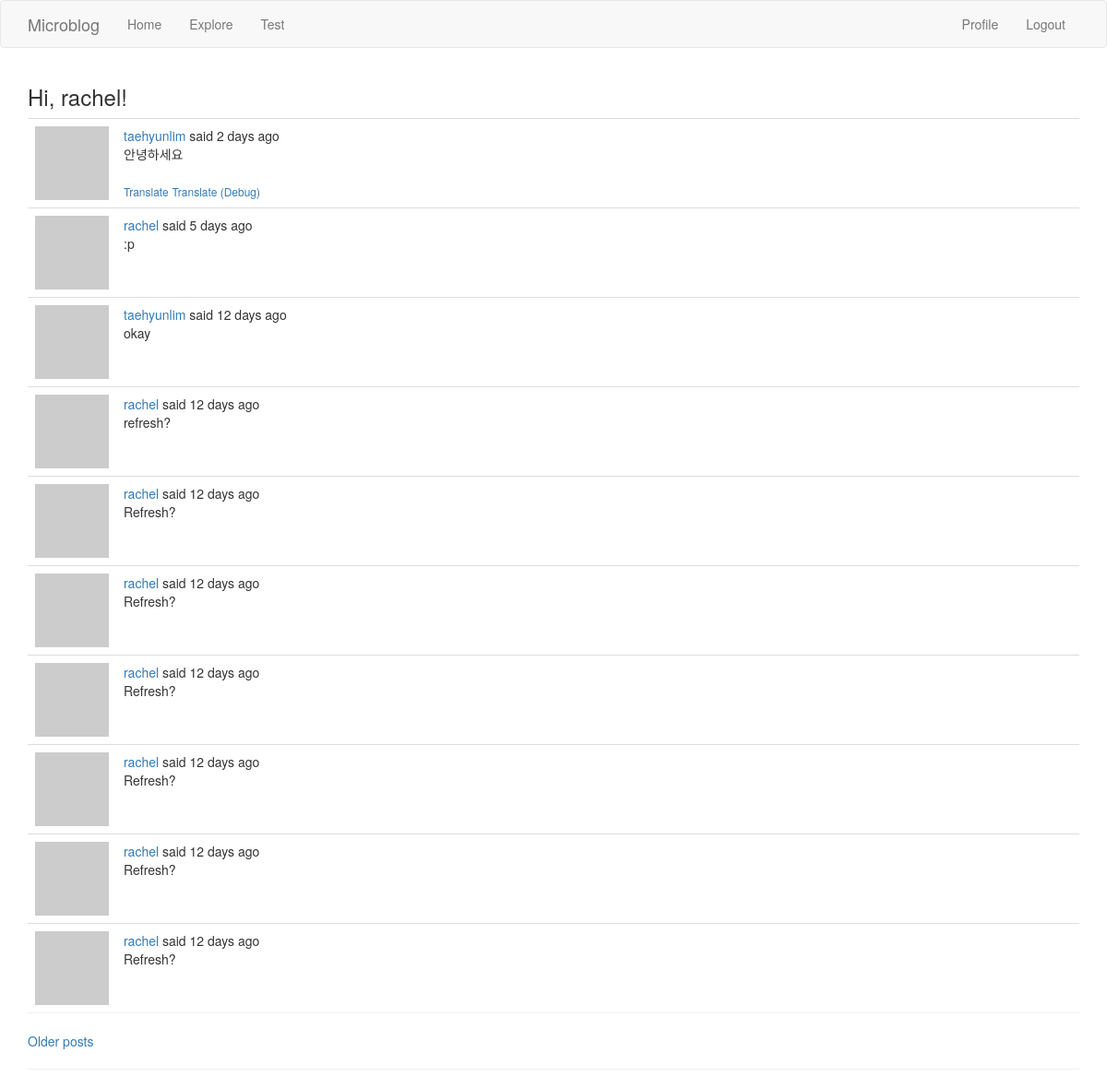
The page /explore (signed in) on the database as committed earlier.
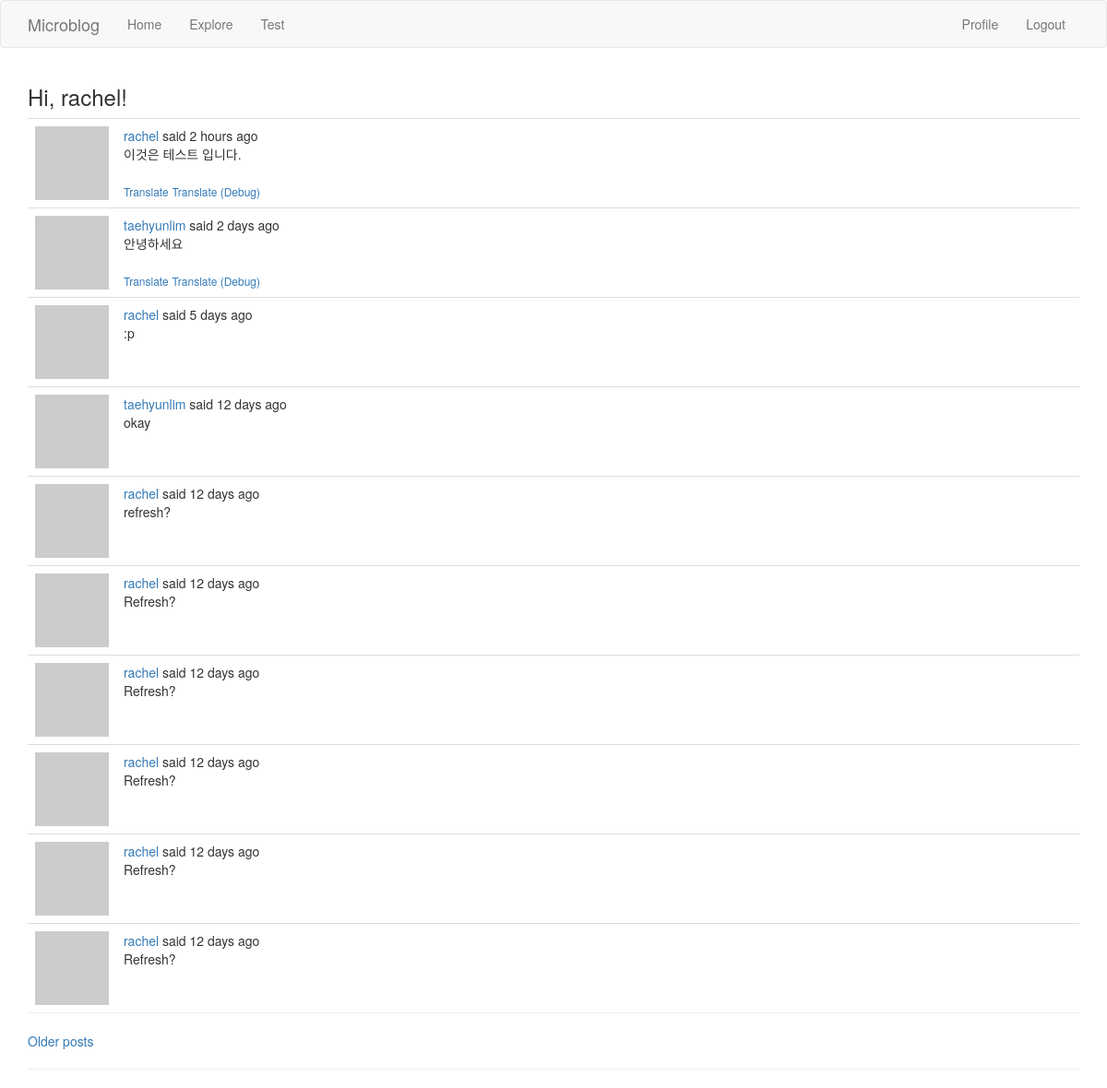
The same page on the database as committed later.
### app/models.py (models this page shows, shortened)
class User(UserMixin, db.Model):
    id = db.Column(db.Integer, primary_key=True)
    username = db.Column(db.String(64), index=True, unique=True)
    email = db.Column(db.String(120), index=True, unique=True)
    pw_hash = db.Column(db.String(128))
    about_me = db.Column(db.String(140))
    datetime_joined = db.Column(db.DateTime, default=datetime.utcnow)
    datetime_last_seen = db.Column(db.DateTime, default=datetime.utcnow)
    posts = db.relationship('Post', backref='author', lazy='dynamic')
    followed = db.relationship(
        'User', # Self-referential
        secondary=followers, # Association table defined above
        primaryjoin=(followers.c.follower_id == id), # How left-side entity is linked: User's `id` matches the `follower_id` field of the association table
        secondaryjoin=(followers.c.followed_id == id), # How the right-side entity (followed user) is linked.
        backref=db.backref('followers', lazy='dynamic'), # How this relationship will be accessed from the right-side entity (followed)
        lazy='dynamic' # `dynamic` sets up the query to not run until specifically requested
    )
    def avatar(self, size):
        digest = md5(self.email.lower().encode('utf-8')).hexdigest()
        return 'https://www.gravatar.com/avatar/{}?d=identicon&s={}'.format(digest, size)

class Post(db.Model):
    id = db.Column(db.Integer, primary_key=True)
    body = db.Column(db.String(140))
    timestamp = db.Column(db.DateTime, index=True, default=datetime.utcnow)
    user_id = db.Column(db.Integer, db.ForeignKey('user.id'))
    language = db.Column(db.String(5))

### app/routes.py (the view)
@application.route('/explore')
@login_required
def explore():
    page = request.args.get('page', 1, type=int)
    posts = Post.query.order_by(Post.timestamp.desc()).paginate(
        page, application.config['POSTS_PER_PAGE'], False)
    next_url = url_for('explore', page=posts.next_num) if posts.has_next else None
    prev_url = url_for('explore', page=posts.prev_num) if posts.has_prev else None
    return render_template('index.html', title='Explore', posts=posts.items, next_url=next_url, prev_url=prev_url)

### app/models.py (called while the page is built)
@login.user_loader
def load_user(id):
    return User.query.get(int(id))

### app/routes.py (called while the page is built)
@application.before_request
def before_request():
    if current_user.is_authenticated:
        current_user.datetime_last_seen = datetime.utcnow()
        db.session.commit()
    g.locale = str(get_locale())

### app/templates/index.html (shortened to what this page needs)
{% extends "base.html" %}
{% import 'bootstrap/wtf.html' as wtf %}
{% block app_content %}
  <h3>{{ _('Hi, %(username)s!', username=current_user.username) }}</h3>
  {% for post in posts %}
    {% include '_post.html' %}
  {% endfor %}
  <hr style="margin-top: 0 !important;">
  {% if next_url %}<a href="{{ next_url }}">Older posts</a>{% endif %}
{% endblock %}

### app/templates/base.html (shortened to what this page needs)
{% extends 'bootstrap/base.html' %}
{% block navbar %}
  <nav class="navbar navbar-default">
      <div class="container">
          <div class="navbar-header">
              <a class="navbar-brand" href="{{ url_for('index') }}">Microblog</a>
          </div>
          <div class="collapse navbar-collapse" id="bs-example-navbar-collapse-1">
              <ul class="nav navbar-nav">
                  <li><a href="{{ url_for('index') }}">Home</a></li>
                  <li><a href="{{ url_for('explore') }}">Explore</a></li>
                  <li><a href="{{ url_for('test') }}">Test</a></li>
              </ul>
              <ul class="nav navbar-nav navbar-right">
                  {% if current_user.is_anonymous %}
                  <li><a href="{{ url_for('login') }}">Login</a></li>
                  {% else %}
                  <li><a href="{{ url_for('user', username=current_user.username) }}">Profile</a></li>
                  <li><a href="{{ url_for('logout') }}">Logout</a></li>
                  {% endif %}
              </ul>
          </div>
      </div>
  </nav>
{% endblock %}
{% block content %}
  <div class="container">
    {% block app_content %}{% endblock %}
    <hr>
  </div>
{% endblock %}

### app/templates/_post.html (shortened to what this page needs)
<table class="table table-hover" style="margin-bottom: 0 !important;">
  <tr>
    <td width="30px">
      <a href="{{ url_for('user', username=post.author.username) }}">
        <img src="{{ post.author.avatar(16) }}">
      </a>
    </td>
    <td>
      {{ _('%(username)s said %(when)s', username=user_link, when=moment(post.timestamp).fromNow()) }}
      <br>
      <span id="post_{{ post.id }}">{{ post.body }}</span>
      {% if post.language and post.language != g.locale %}
      <br><br>
      <span id="translation_{{ post.id }}">
        <a href="javascript:translate('#post_{{ post.id }}', '#translation_{{ post.id }}', '{{ post.language }}', '{{ g.locale }}');
        " style="font-size: 12px;">{{ _('Translate') }}</a>
        <a href="javascript:console.log('#post_{{ post.id }}', '#translation_{{ post.id }}', '{{ post.language }}', '{{ g.locale }}');
        " style="font-size: 12px;">{{ _('Translate (Debug)') }}</a>
      </span>
      {% endif %}
    </td>
  </tr>
</table>

Rows that differ between the two databases and show on the page:
no longer on this page (row unchanged): Post: body "Refresh?"
added Post: body "이것은 테스트 입니다."
